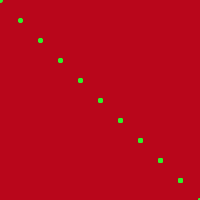
Frame 1 (no input)
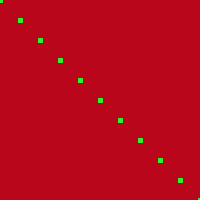
Frame 60 (the mouse pressed at the canvas centre just before this capture)
Frame 120 (the mouse held since frame 60 and released just before this capture): identical to frame 60, image omitted

The Processing sketch that drew these frames (run headless with seeded random() and noise(); from frame 60 on, the mouse is pressed at the canvas centre):

// Processing sketch: processing_93691
// ── processing_93691.pde

void setup (){
  size(200,200);
  background (185,6,27);
} 
  void draw (){
        stroke (46,240,44);
    fill (7,26,7);
    strokeWeight (5);
   {
     for (int mouseX=0; mouseX<200; mouseX=mouseX+20)
       for (int mouseY=0; mouseY<200; mouseY=mouseY+20)
  point (mouseX+mouseY, mouseY+mouseX);
  }
  
  }
